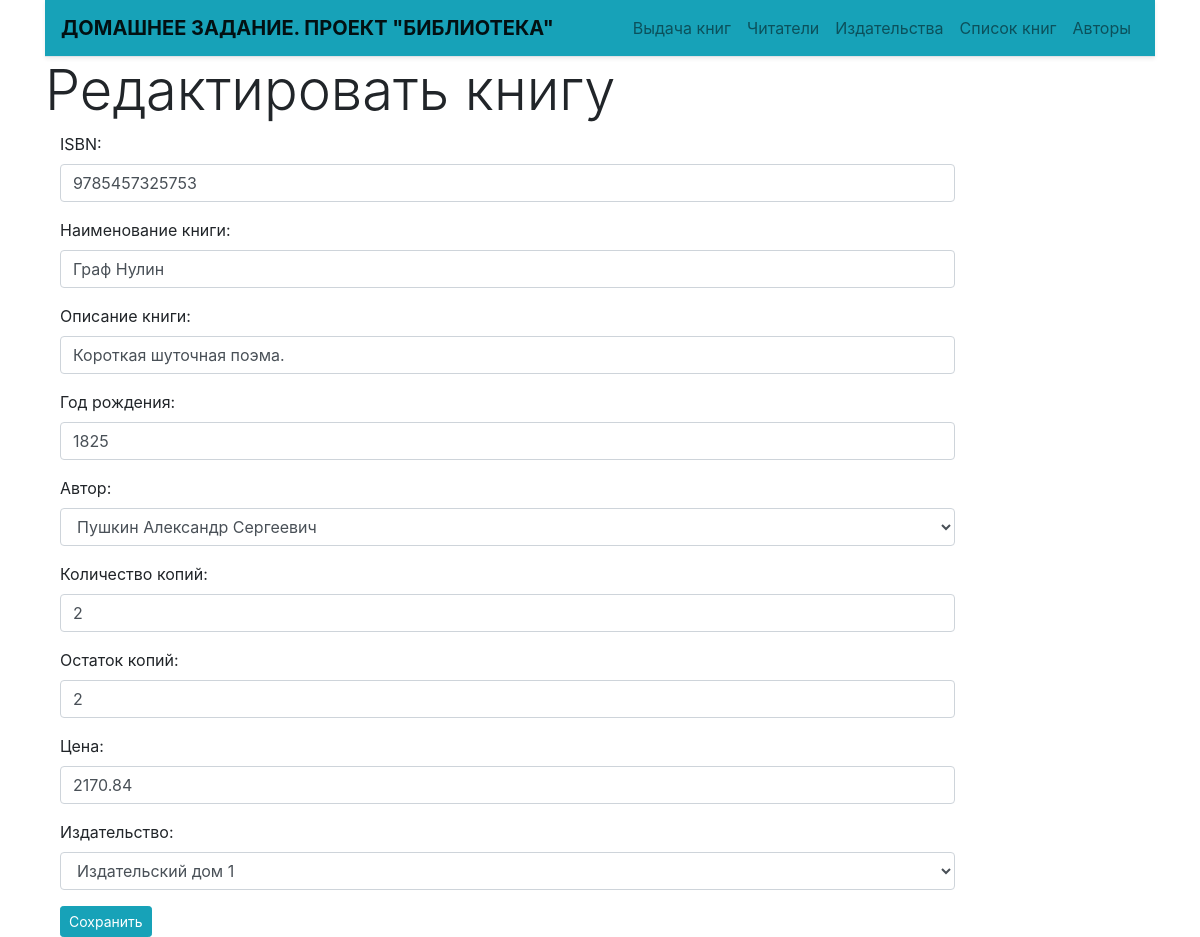
Page /book/update/5/ on the committed database.
### p_library/models.py (models this page shows, shortened)
class Book(models.Model):
    ISBN = models.CharField(max_length=13, verbose_name='ISBN')
    title = models.TextField(verbose_name='Наименование книги')
    description = models.TextField(verbose_name='Описание книги', null = True)
    year_release = models.SmallIntegerField(verbose_name='Год издания', null = True)
    author = models.ForeignKey(Author, on_delete=models.CASCADE, verbose_name='Автор')
    copy_count = models.IntegerField(default=1, verbose_name='Количество копий')
    ost_count = models.IntegerField(default=0, verbose_name='Остаток копий')
    price = models.DecimalField(max_digits = 10, decimal_places=2, default=0, verbose_name='Цена')
    pubhouse = models.ForeignKey(PubHouse, on_delete=models.CASCADE,
        verbose_name='Издательство', blank=True,
        related_name="books", related_query_name="book")
    readers = models.ManyToManyField(
            Reader,
            through='Bookreader',
            through_fields=('book', 'reader'),
        )
    readers.empty_value_display = '-empty-'
    img = models.ImageField(upload_to='book', null=True, blank=True, verbose_name='Фото обложки')
    class Meta:
            verbose_name = 'Книга'
            verbose_name_plural = 'Книги'
            ordering = ['title']

### p_library/views.py (the view)
# urls.py: path('book/update/<int:pk>/', views.BookEdit.as_view(), name='book_update'),
class BookEdit(UpdateView):
    model = Book
    form_class = BookForm
    template_name = 'book_edit.html'
    success_url = reverse_lazy('book_list')

### p_library/models.py (called while the page is built)
    def __str__(self):
        return self.full_name

    def __str__(self):
        return self.name

### p_library/templates/book_edit.html (shortened to what this page needs)
{% extends 'base.html' %}
{% block content %}
<h1 class="display-4">Редактировать книгу</h1>
<div class="row mx-auto">
  <div class="col-md-10">
    <form method="post">
      {{ form.as_p }}
      <input type="submit" value="Сохранить" class="btn btn-info btn-sm" />
    </form>
  </div>
</div>
{% endblock %}

### rows in the picture
Book: ISBN "9785457325753", title "Граф Нулин", description "Короткая шуточная поэма.", year_release "1825", author "Пушкин Александр Сергеевич", copy_count "2", ost_count "2", price "2170.84", pubhouse "Издательский дом 1"
